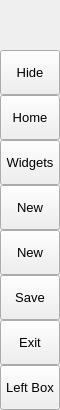
        <widget class="QFrame" name="leftMenuBg">
         <property name="minimumSize">
          <size>
           <width>60</width>
           <height>0</height>
          </size>
         </property>
         <property name="maximumSize">
          <size>
           <width>60</width>
           <height>16777215</height>
          </size>
         </property>
         <property name="frameShape">
          <enum>QFrame::NoFrame</enum>
         </property>
         <property name="frameShadow">
          <enum>QFrame::Raised</enum>
         </property>
         <layout class="QVBoxLayout" name="verticalLayout_3">
          <property name="spacing">
           <number>0</number>
          </property>
          <property name="leftMargin">
           <number>0</number>
          </property>
          <property name="topMargin">
           <number>0</number>
          </property>
          <property name="rightMargin">
           <number>0</number>
          </property>
          <property name="bottomMargin">
           <number>0</number>
          </property>
          <item>
           <widget class="QFrame" name="topLogoInfo">
            <property name="minimumSize">
             <size>
              <width>0</width>
              <height>50</height>
             </size>
            </property>
            <property name="maximumSize">
             <size>
              <width>16777215</width>
              <height>50</height>
             </size>
            </property>
            <property name="frameShape">
             <enum>QFrame::NoFrame</enum>
            </property>
            <property name="frameShadow">
             <enum>QFrame::Raised</enum>
            </property>
            <widget class="QFrame" name="topLogo">
             <property name="geometry">
              <rect>
               <x>10</x>
               <y>5</y>
               <width>42</width>
               <height>42</height>
              </rect>
             </property>
             <property name="minimumSize">
              <size>
               <width>42</width>
               <height>42</height>
              </size>
             </property>
             <property name="maximumSize">
              <size>
               <width>42</width>
               <height>42</height>
              </size>
             </property>
             <property name="frameShape">
              <enum>QFrame::NoFrame</enum>
             </property>
             <property name="frameShadow">
              <enum>QFrame::Raised</enum>
             </property>
            </widget>
            <widget class="QLabel" name="titleLeftApp">
             <property name="geometry">
              <rect>
               <x>70</x>
               <y>8</y>
               <width>160</width>
               <height>20</height>
              </rect>
             </property>
             <property name="font">
              <font>
               <family>Segoe UI Semibold</family>
               <pointsize>12</pointsize>
               <italic>false</italic>
               <bold>false</bold>
              </font>
             </property>
             <property name="text">
              <string>PCD VISUALIZATION</string>
             </property>
             <property name="alignment">
              <set>Qt::AlignLeading|Qt::AlignLeft|Qt::AlignTop</set>
             </property>
            </widget>
            <widget class="QLabel" name="titleLeftDescription">
             <property name="geometry">
              <rect>
               <x>70</x>
               <y>27</y>
               <width>160</width>
               <height>16</height>
              </rect>
             </property>
             <property name="maximumSize">
              <size>
               <width>16777215</width>
               <height>16</height>
              </size>
             </property>
             <property name="font">
              <font>
               <family>Segoe UI</family>
               <pointsize>8</pointsize>
               <italic>false</italic>
               <bold>false</bold>
              </font>
             </property>
             <property name="text">
              <string>for Python</string>
             </property>
             <property name="alignment">
              <set>Qt::AlignLeading|Qt::AlignLeft|Qt::AlignTop</set>
             </property>
            </widget>
           </widget>
          </item>
          <item>
           <widget class="QFrame" name="leftMenuFrame">
            <property name="frameShape">
             <enum>QFrame::NoFrame</enum>
            </property>
            <property name="frameShadow">
             <enum>QFrame::Raised</enum>
            </property>
            <layout class="QVBoxLayout" name="verticalMenuLayout">
             <property name="spacing">
              <number>0</number>
             </property>
             <property name="leftMargin">
              <number>0</number>
             </property>
             <property name="topMargin">
              <number>0</number>
             </property>
             <property name="rightMargin">
              <number>0</number>
             </property>
             <property name="bottomMargin">
              <number>0</number>
             </property>
             <item>
              <widget class="QFrame" name="toggleBox">
               <property name="maximumSize">
                <size>
                 <width>16777215</width>
                 <height>45</height>
                </size>
               </property>
               <property name="frameShape">
                <enum>QFrame::NoFrame</enum>
               </property>
               <property name="frameShadow">
                <enum>QFrame::Raised</enum>
               </property>
               <layout class="QVBoxLayout" name="verticalLayout_4">
                <property name="spacing">
                 <number>0</number>
                </property>
                <property name="leftMargin">
                 <number>0</number>
                </property>
                <property name="topMargin">
                 <number>0</number>
                </property>
                <property name="rightMargin">
                 <number>0</number>
                </property>
                <property name="bottomMargin">
                 <number>0</number>
                </property>
                <item>
                 <widget class="QPushButton" name="toggleButton">
                  <property name="sizePolicy">
                   <sizepolicy hsizetype="Expanding" vsizetype="Fixed">
                    <horstretch>0</horstretch>
                    <verstretch>0</verstretch>
                   </sizepolicy>
                  </property>
                  <property name="minimumSize">
                   <size>
                    <width>0</width>
                    <height>45</height>
                   </size>
                  </property>
                  <property name="font">
                   <font>
                    <family>Segoe UI</family>
                    <pointsize>10</pointsize>
                    <italic>false</italic>
                    <bold>false</bold>
                   </font>
                  </property>
                  <property name="cursor">
                   <cursorShape>PointingHandCursor</cursorShape>
                  </property>
                  <property name="layoutDirection">
                   <enum>Qt::LeftToRight</enum>
                  </property>
                  <property name="styleSheet">
                   <string notr="true">background-image: url(:/icons/images/icons/icon_menu.png);</string>
                  </property>
                  <property name="text">
                   <string>Hide</string>
                  </property>
                 </widget>
                </item>
               </layout>
              </widget>
             </item>
             <item alignment="Qt::AlignTop">
              <widget class="QFrame" name="topMenu">
               <property name="frameShape">
                <enum>QFrame::NoFrame</enum>
               </property>
               <property name="frameShadow">
                <enum>QFrame::Raised</enum>
               </property>
               <layout class="QVBoxLayout" name="verticalLayout_8">
                <property name="spacing">
                 <number>0</number>
                </property>
                <property name="leftMargin">
                 <number>0</number>
                </property>
                <property name="topMargin">
                 <number>0</number>
                </property>
                <property name="rightMargin">
                 <number>0</number>
                </property>
                <property name="bottomMargin">
                 <number>0</number>
                </property>
                <item>
                 <widget class="QPushButton" name="btn_home">
                  <property name="sizePolicy">
                   <sizepolicy hsizetype="Expanding" vsizetype="Fixed">
                    <horstretch>0</horstretch>
                    <verstretch>0</verstretch>
                   </sizepolicy>
                  </property>
                  <property name="minimumSize">
                   <size>
                    <width>0</width>
                    <height>45</height>
                   </size>
                  </property>
                  <property name="font">
                   <font>
                    <family>Segoe UI</family>
                    <pointsize>10</pointsize>
                    <italic>false</italic>
                    <bold>false</bold>
                   </font>
                  </property>
                  <property name="cursor">
                   <cursorShape>PointingHandCursor</cursorShape>
                  </property>
                  <property name="layoutDirection">
                   <enum>Qt::LeftToRight</enum>
                  </property>
                  <property name="styleSheet">
                   <string notr="true">background-image: url(:/icons/images/icons/cil-home.png);</string>
                  </property>
                  <property name="text">
                   <string>Home</string>
                  </property>
                 </widget>
                </item>
                <item>
                 <widget class="QPushButton" name="btn_widgets">
                  <property name="sizePolicy">
                   <sizepolicy hsizetype="Expanding" vsizetype="Fixed">
                    <horstretch>0</horstretch>
                    <verstretch>0</verstretch>
                   </sizepolicy>
                  </property>
                  <property name="minimumSize">
                   <size>
                    <width>0</width>
                    <height>45</height>
                   </size>
                  </property>
                  <property name="font">
                   <font>
                    <family>Segoe UI</family>
                    <pointsize>10</pointsize>
                    <italic>false</italic>
                    <bold>false</bold>
                   </font>
                  </property>
                  <property name="cursor">
                   <cursorShape>PointingHandCursor</cursorShape>
                  </property>
                  <property name="layoutDirection">
                   <enum>Qt::LeftToRight</enum>
                  </property>
                  <property name="styleSheet">
                   <string notr="true">background-image: url(:/icons/images/icons/cil-gamepad.png);</string>
                  </property>
                  <property name="text">
                   <string>Widgets</string>
                  </property>
                 </widget>
                </item>
                <item>
                 <widget class="QPushButton" name="btn_new">
                  <property name="sizePolicy">
                   <sizepolicy hsizetype="Expanding" vsizetype="Fixed">
                    <horstretch>0</horstretch>
                    <verstretch>0</verstretch>
                   </sizepolicy>
                  </property>
                  <property name="minimumSize">
                   <size>
                    <width>0</width>
                    <height>45</height>
                   </size>
                  </property>
                  <property name="font">
                   <font>
                    <family>Segoe UI</family>
                    <pointsize>10</pointsize>
                    <italic>false</italic>
                    <bold>false</bold>
                   </font>
                  </property>
                  <property name="cursor">
                   <cursorShape>PointingHandCursor</cursorShape>
                  </property>
                  <property name="layoutDirection">
                   <enum>Qt::LeftToRight</enum>
                  </property>
                  <property name="styleSheet">
                   <string notr="true">background-image: url(:/icons/images/icons/cil-file.png);</string>
                  </property>
                  <property name="text">
                   <string>New</string>
                  </property>
                 </widget>
                </item>
                <item>
                 <widget class="QPushButton" name="btn_bev">
                  <property name="sizePolicy">
                   <sizepolicy hsizetype="Expanding" vsizetype="Fixed">
                    <horstretch>0</horstretch>
                    <verstretch>0</verstretch>
                   </sizepolicy>
                  </property>
                  <property name="minimumSize">
                   <size>
                    <width>0</width>
                    <height>45</height>
                   </size>
                  </property>
                  <property name="font">
                   <font>
                    <family>Segoe UI</family>
                    <pointsize>10</pointsize>
                    <italic>false</italic>
                    <bold>false</bold>
                   </font>
                  </property>
                  <property name="cursor">
                   <cursorShape>PointingHandCursor</cursorShape>
                  </property>
                  <property name="layoutDirection">
                   <enum>Qt::LeftToRight</enum>
                  </property>
                  <property name="styleSheet">
                   <string notr="true">background-image: url(:/icons/images/icons/cil-3d.png);</string>
                  </property>
                  <property name="text">
                   <string>New</string>
                  </property>
                 </widget>
                </item>
                <item>
                 <widget class="QPushButton" name="btn_save">
                  <property name="sizePolicy">
                   <sizepolicy hsizetype="Expanding" vsizetype="Fixed">
                    <horstretch>0</horstretch>
                    <verstretch>0</verstretch>
                   </sizepolicy>
                  </property>
                  <property name="minimumSize">
                   <size>
                    <width>0</width>
                    <height>45</height>
                   </size>
                  </property>
                  <property name="font">
                   <font>
                    <family>Segoe UI</family>
                    <pointsize>10</pointsize>
                    <italic>false</italic>
                    <bold>false</bold>
                   </font>
                  </property>
                  <property name="cursor">
                   <cursorShape>PointingHandCursor</cursorShape>
                  </property>
                  <property name="layoutDirection">
                   <enum>Qt::LeftToRight</enum>
                  </property>
                  <property name="styleSheet">
                   <string notr="true">background-image: url(:/icons/images/icons/cil-save.png)</string>
                  </property>
                  <property name="text">
                   <string>Save</string>
                  </property>
                 </widget>
                </item>
                <item>
                 <widget class="QPushButton" name="btn_exit">
                  <property name="sizePolicy">
                   <sizepolicy hsizetype="Expanding" vsizetype="Fixed">
                    <horstretch>0</horstretch>
                    <verstretch>0</verstretch>
                   </sizepolicy>
                  </property>
                  <property name="minimumSize">
                   <size>
                    <width>0</width>
                    <height>45</height>
                   </size>
                  </property>
                  <property name="font">
                   <font>
                    <family>Segoe UI</family>
                    <pointsize>10</pointsize>
                    <italic>false</italic>
                    <bold>false</bold>
                   </font>
                  </property>
                  <property name="cursor">
                   <cursorShape>PointingHandCursor</cursorShape>
                  </property>
                  <property name="layoutDirection">
                   <enum>Qt::LeftToRight</enum>
                  </property>
                  <property name="styleSheet">
                   <string notr="true">background-image: url(:/icons/images/icons/cil-x.png);</string>
                  </property>
                  <property name="text">
                   <string>Exit</string>
                  </property>
                 </widget>
                </item>
               </layout>
              </widget>
             </item>
             <item alignment="Qt::AlignBottom">
              <widget class="QFrame" name="bottomMenu">
               <property name="frameShape">
                <enum>QFrame::NoFrame</enum>
               </property>
               <property name="frameShadow">
                <enum>QFrame::Raised</enum>
               </property>
               <layout class="QVBoxLayout" name="verticalLayout_9">
                <property name="spacing">
                 <number>0</number>
                </property>
                <property name="leftMargin">
                 <number>0</number>
                </property>
                <property name="topMargin">
                 <number>0</number>
                </property>
                <property name="rightMargin">
                 <number>0</number>
                </property>
                <property name="bottomMargin">
                 <number>0</number>
                </property>
                <item>
                 <widget class="QPushButton" name="toggleLeftBox">
                  <property name="sizePolicy">
                   <sizepolicy hsizetype="Expanding" vsizetype="Fixed">
                    <horstretch>0</horstretch>
                    <verstretch>0</verstretch>
                   </sizepolicy>
                  </property>
                  <property name="minimumSize">
                   <size>
                    <width>0</width>
                    <height>45</height>
                   </size>
                  </property>
                  <property name="font">
                   <font>
                    <family>Segoe UI</family>
                    <pointsize>10</pointsize>
                    <italic>false</italic>
                    <bold>false</bold>
                   </font>
                  </property>
                  <property name="cursor">
                   <cursorShape>PointingHandCursor</cursorShape>
                  </property>
                  <property name="layoutDirection">
                   <enum>Qt::LeftToRight</enum>
                  </property>
                  <property name="styleSheet">
                   <string notr="true">background-image: url(:/icons/images/icons/icon_settings.png);</string>
                  </property>
                  <property name="text">
                   <string>Left Box</string>
                  </property>
                 </widget>
                </item>
               </layout>
              </widget>
             </item>
            </layout>
           </widget>
          </item>
         </layout>
        </widget>
